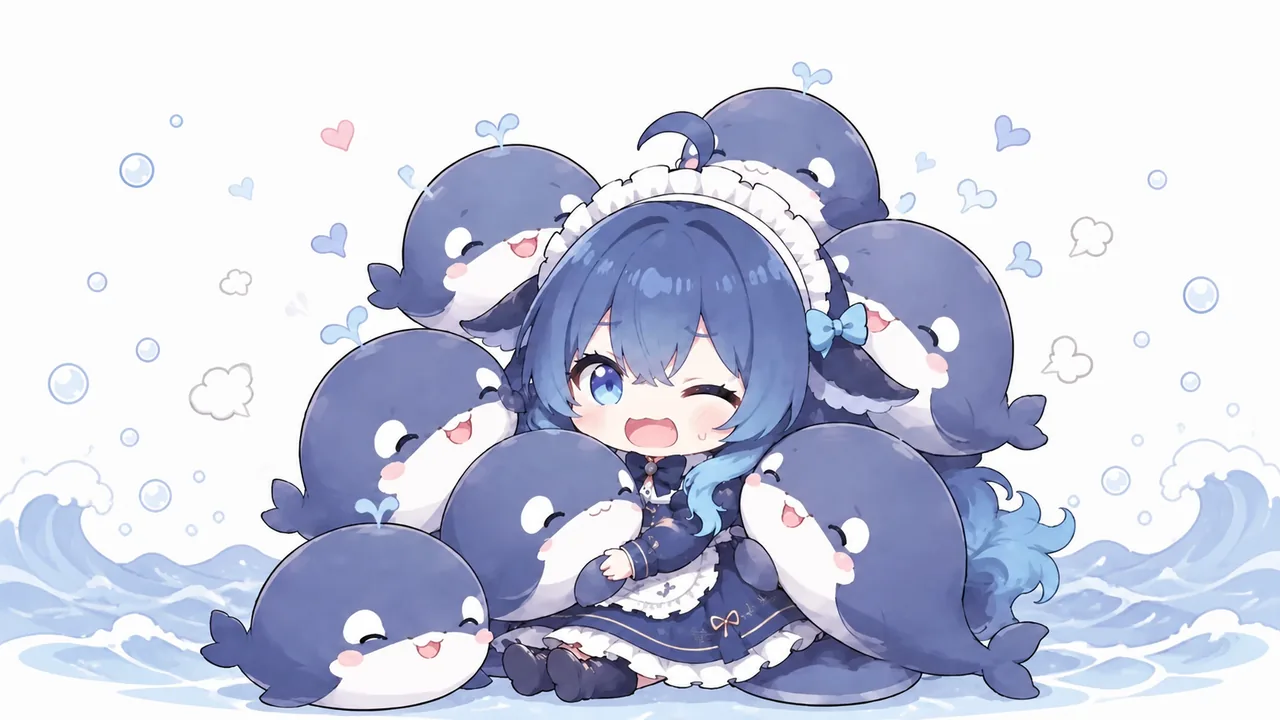
#> input picture android-app/assets-src/bg-cloud-whale-maid.webp, 1280 x 720 px
$ python -i gen_pose_anim2.py   (imports and definitions only)
#> lines starting #> are read from the running program, lines starting #| are printed output that depends on the picture; after the words box and inside, x2 and y2 are one past the last pixel; in counts of white or black regions, pixels touching at a corner belong together
"""Q 版立绘「快答成功」庆祝微动生成器（v2，路线 A：纯程序化位移场，零抠像）。

与 gen_pose_anim.py 的区别
--------------------------
原版只有两条连续正弦：底部加权横摆（尾/裙摆）+ 胸口呼吸带。循环很稳但"没有动作"。
v2 在同一张静态 RGBA 立绘上叠加一次**轻跳**，并把落地读成**压缩-回弹**，再配一点侧倾，
读起来像"开心地原地蹦一下"。仍是纯位移场（不画任何新元素），所以：

  * 输出天然带真 alpha（源图透明区照样透明，不烘背景）；
  * 首末帧天然接得上（所有分量都是 t 的周期函数，t=0 与 t=1 同相）；
  * 无需 ComfyUI/视频模型/抠像节点。

动作时间线（t ∈ [0,1)，25 帧 × 110ms ≈ 2.75s 一圈）
  0.10–0.60  起跳 → 顶点 → 落地（sin 钟形，起落两端都为 0，保证无缝）
  起跳段     身体轻微纵向拉长（sy>1）、顶点附近上半身再多拉一点（"向上够"的手感）
  落地段     压缩（sy<1）后有一次小的二次回弹
  全程       侧倾 ±2.2°（绕脚底 pivot，非中线对齐的摆动更有生命感）
  全程       尾/裙摆横摆（底部加权 + 二次谐波），胸口呼吸（幅度略减，给跳让位）

两个实现要点（v2 修掉/新增）
  1. 变换一律**绕脚底中线 pivot** 做（旋转 + 缩放同一 pivot）⇒ 脚不离地、压缩是往下坐；
  2. RGBA 双线性改**预乘 alpha** ⇒ 彩色不向透明区渗黑边（原版直接在非预乘 RGBA 上插值）。
     ★ v2 初版曾在旋转步误用 (cx, cy) 当 pivot（cy=H/2 ≠ py=H），整体错位 380px 被钳位成抹痕，
       靠 tools 侧 verify_anim.py 的「逐帧不透明包围盒」抓出来的 —— 改这里务必复跑那个脚本。
"""
import os
import sys
from concurrent.futures import ProcessPoolExecutor

import numpy as np
from PIL import Image

HERE = os.path.dirname(os.path.abspath(__file__))
RES = os.path.join(HERE, "..", "android-app", "app", "src", "main", "res")
SRC = os.path.join(RES, "drawable-nodpi")
DST = os.path.join(RES, "raw")

POSES = ["maid", "serious", "shy", "confused", "starry", "cheerful"]
N_FRAMES = 25
DURATION_MS = 110
OUT_H = 760
QUALITY = 72

# ---- 动作调参（改这里就能换性格）----
CHAR_H = 690           # 角色绘制高（画布 760 ⇒ 顶部留 70px 头部空间给跳/拉伸）
HOP_PX = 30            # 单跳基准高（px，会按每跳的 scale 缩放）
# 一圈里蹦两下：单次慢跳在 2.75s 循环里读起来像"飘"，两次短跳才像"开心地连蹦"。
# (起跳时刻, 落地时刻, 幅度系数, 落地压缩系数)
HOPS = [(0.04, 0.28, 1.00, 1.00),
        (0.32, 0.54, 0.74, 0.82),
        (0.58, 0.78, 0.46, 0.62)]
STRETCH = 0.035        # 起跳拉长 / 落地压缩幅度（绕脚底 pivot）
UPPER_STRETCH = 0.020  # 顶点时上半身额外拉长
REBOUND = 0.022        # 落地后二次回弹幅度
TILT_DEG = 2.2         # 侧倾最大角度
SWAY_A1 = 0.011        # 底摆横摆主分量（占画布宽比例）
SWAY_A2 = 0.0042       # 底摆二次谐波
BREATH = 0.0050        # 胸口呼吸（占画布高比例）
PAD = 80               # 采样透明 padding（越界取透明，杜绝钳位拉丝）


def _hop(t):
    """一圈内的若干次钟形跳之和；每个窗口起落两端都为 0 ⇒ 循环无缝。"""
    total = 0.0
    for (t0, t1, amp, _) in HOPS:
        if t0 < t < t1:
            u = (t - t0) / (t1 - t0)
            total += amp * float(np.sin(np.pi * u) ** 1.1)
    return total


def _hop_phase(t):
    """返回当前所处那一次跳的 (u, amp)，供压缩/回弹复用；不在跳窗口内返回 None。"""
    for (t0, t1, amp, sq) in HOPS:
        if t0 <= t <= t1:
            return (t - t0) / (t1 - t0), amp, sq, t1
    return None


def _squash(t):
    """纵向缩放：起跳拉长(>1)、落地压缩(<1)，再加一次落地回弹。"""
    sy = 1.0
    ph = _hop_phase(t)
    if ph is not None:
        u, amp, sq, _ = ph
        sy += STRETCH * sq * np.cos(np.pi * u)     # u=0 拉长，u=1 压缩
    for (t0, t1, amp, sq) in HOPS:                 # 每次落地后的回弹
        if t1 <= t <= t1 + 0.10:
            v = (t - t1) / 0.10
            sy += REBOUND * sq * np.sin(2 * np.pi * v) * (1.0 - v)
    return float(sy)


def frames_for(path):
    im = Image.open(path).convert("RGBA")
    w, h = im.size
#> w = 1280; h = 720
    ow = round(OUT_H * w / h)
#> ow = 1351
    im = im.resize((ow, OUT_H), Image.LANCZOS)
#> im: PIL image 1351x760 RGBA
    arr = np.asarray(im, dtype=np.float32)
    H, W = OUT_H, ow
#> H = 760; W = 1351

    # 源立绘本来就顶天立地（实测 bbox 8..2013 / 高 2019），跳与拉长会把头切出上缘。
    # ⇒ 先把角色按 CHAR_H 缩好、贴底居中放进 H×W 画布，顶部留出头部空间。
    #   代价：角色显示尺寸约为原来的 CHAR_H/OUT_H（约 91%），在 230dp 下约 209dp，肉眼不敏感。
    inset = Image.new("RGBA", (W, H), (0, 0, 0, 0))
#> inset: PIL image 1351x760 RGBA; every value is 0
    ch = CHAR_H
    cw = max(1, round(ch * w / h))
#> cw = 1227
    if cw > W:                      # 极瘦长比例兜底：按宽收敛
        cw = W
        ch = max(1, round(cw * h / w))
    sub = im.resize((cw, ch), Image.LANCZOS)
    inset.paste(sub, ((W - cw) // 2, H - ch), sub)

    # 预乘 alpha：插值在预乘空间做，避免彩色向透明区渗黑
    a0 = np.asarray(inset, dtype=np.float32)
    a = a0[..., 3:4] / 255.0
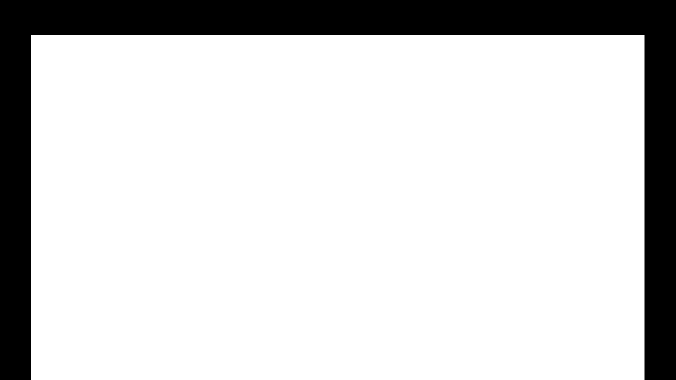
#> a: shape (760, 1351, 1) float32 (shown at 1/2 size); values 0 (black) and 1 (white), 82.5% white; 1 black region, box (x1, y1, x2, y2) and area: (0, 0, 1351, 760) 180130
    pm0 = np.concatenate([a0[..., :3] * a, a0[..., 3:4]], axis=2)
    # 四周补透明 padding：变换后越界采样得到透明，而不是钳在边缘像素上（否则底部鞋子被拉成丝）
    pm = np.zeros((H + 2 * PAD, W + 2 * PAD, 4), dtype=np.float32)
    pm[PAD:PAD + H, PAD:PAD + W] = pm0
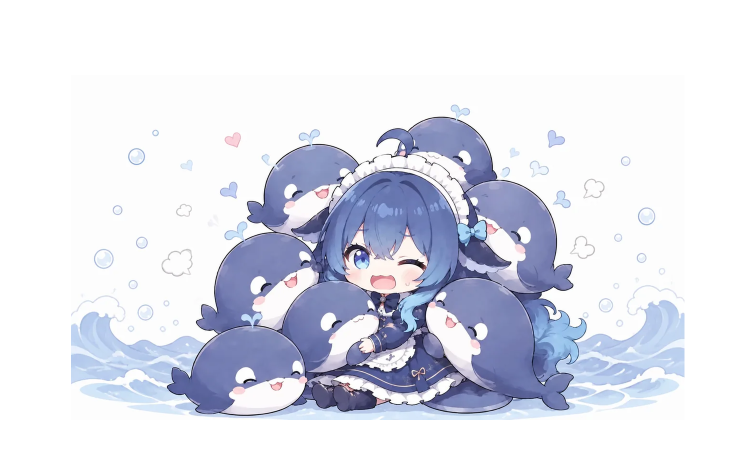
#> pm: shape (920, 1511, 4) float32 (shown at 1/2 size); mean R, G, B, A 123.3, 125.7, 136.3, 155.9; transparent parts drawn white
    PH, PW = pm.shape[0], pm.shape[1]
#> PH = 920; PW = 1511

    ys = np.arange(H, dtype=np.float32)
#> ys = 760 values from 0 to 759
    xs = np.arange(W, dtype=np.float32)
#> xs = 1351 values from 0 to 1350

    # 底摆横摆：底部权重 + 相位滞后；二次谐波让尾尖"甩"起来
    s = (ys / H) ** 1.6
#> s = 760 values from 0 to 0.998
    phase = 1.3 * (ys / H)
    # 呼吸：胸口高斯带
    y0, sig = 0.30 * H, 0.10 * H
    bump = np.exp(-((ys - y0) ** 2) / (2 * sig ** 2))

    # 唯一 pivot：脚底中线（旋转与缩放共用 ⇒ 脚不离地）
    px, py = W / 2.0, float(H)
    # 上半身额外拉长按"角色顶"归一，而不是画布顶
    char_top = float(H - ch)
    norm = np.clip((ys - char_top) / max(1.0, float(ch)), 0.0, 1.0)

    out = []
    for k in range(N_FRAMES):
        t = k / N_FRAMES
        th = 2 * np.pi * t

        hp = _hop(t)
        hop = hp * HOP_PX
        sy = _squash(t)
        sx = 1.0 / np.sqrt(max(sy, 0.5))            # 体积守恒
        rot = np.deg2rad(TILT_DEG * np.sin(th + 0.4))
        upper = UPPER_STRETCH * hp                  # 顶点时上半身额外拉长

        dx = (SWAY_A1 * W * s * np.sin(th + phase)
              + SWAY_A2 * W * s * s * np.sin(2 * th + 1.1 * phase))[:, None]
        dy = (BREATH * H * bump * np.sin(th + 1.6))[:, None]

        X, Y = np.meshgrid(xs, ys)
        # 1) 位移场（尾摆 + 呼吸）：output → source
        X = X - dx
        Y = Y - dy
        # 2) 侧倾：绕脚底 pivot 反向旋转
        ca, sa = np.cos(-rot), np.sin(-rot)
        dX0 = X - px
        dY0 = Y - py
        Xr = px + dX0 * ca - dY0 * sa
        Yr = py + dX0 * sa + dY0 * ca
        # 3) 压缩/拉伸：同一 pivot（脚底），上半身额外拉长
        sy_eff = sy * (1.0 + upper * (1.0 - norm))[:, None]
        Xr = px + (Xr - px) / sx
        Yr = py + (Yr - py) / sy_eff
        # 4) 跳：内容上移 ⇒ 采样点下移
        Yr = Yr + hop

        # 边界夹取（落在 padding 上即为透明）+ 双线性（预乘空间）
        Yr = np.clip(Yr + PAD, 0, PH - 1)
        Xr = np.clip(Xr + PAD, 0, PW - 1)
        y0i = np.clip(np.floor(Yr).astype(np.int32), 0, PH - 1)
        y1i = np.minimum(y0i + 1, PH - 1)
        wy = (Yr - y0i)[..., None]
        x0i = np.clip(np.floor(Xr).astype(np.int32), 0, PW - 1)
        x1i = np.minimum(x0i + 1, PW - 1)
        wx = (Xr - x0i)[..., None]

        f = (pm[y0i, x0i] * (1 - wy) * (1 - wx) +
             pm[y0i, x1i] * (1 - wy) * wx +
             pm[y1i, x0i] * wy * (1 - wx) +
             pm[y1i, x1i] * wy * wx)

        # 反预乘回直通 alpha
        al = np.clip(f[..., 3:4], 0, 255)
        rgb = np.where(al > 0, f[..., :3] * 255.0 / np.maximum(al, 1e-6), 0)
        frame = np.concatenate([np.clip(rgb, 0, 255), al], axis=2)
        out.append(Image.fromarray(np.uint8(frame), "RGBA"))
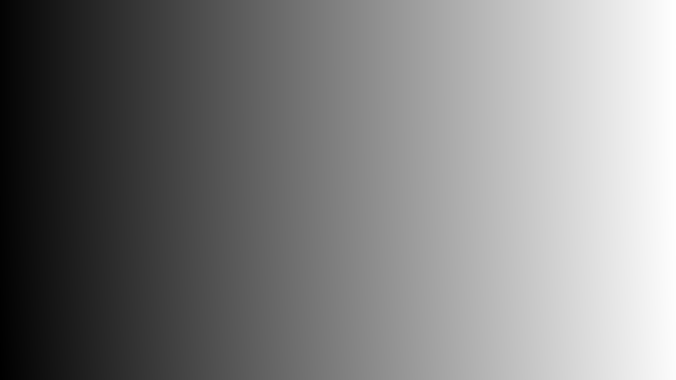
#> X: shape (760, 1351) float32 (shown at 1/2 size); min -17.36, max 1350, mean 670.7; drawn with min black and max white
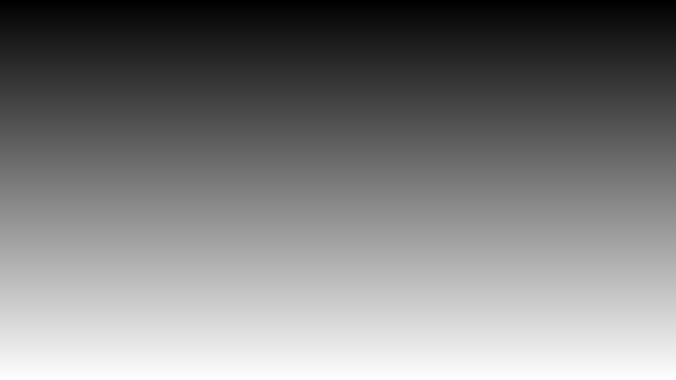
#> Y: shape (760, 1351) float32 (shown at 1/2 size); min -0.0412, max 759, mean 378.6; drawn with min black and max white
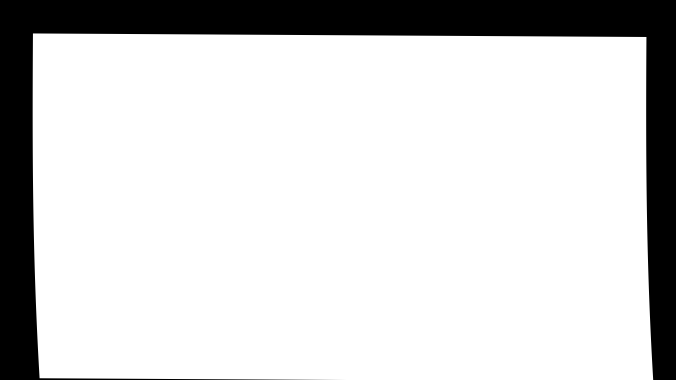
#> al: shape (760, 1351, 1) float64 (shown at 1/2 size); min 0, max 255, mean 209.9
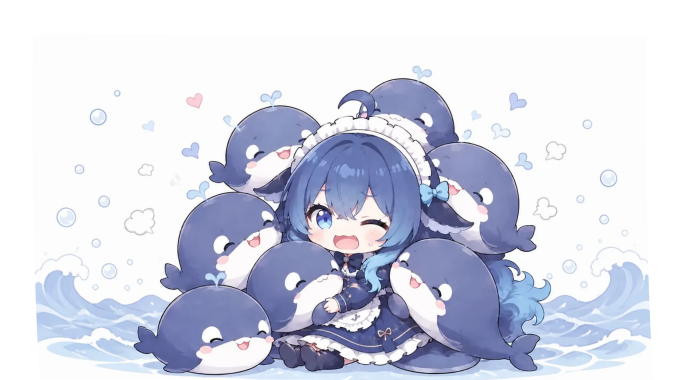
#> frame: shape (760, 1351, 4) float64 (shown at 1/2 size); mean R, G, B, A 166.7, 170, 184.2, 209.9; transparent parts drawn white
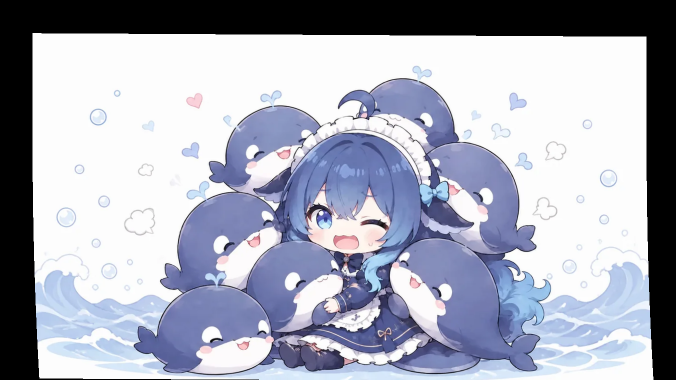
#> rgb: shape (760, 1351, 3) float64 (shown at 1/2 size); mean R, G, B 166.7, 170, 184.2
#> after the loop, out = 25 items
    return out


# [77 lines left out: functions _one, main, not called in this run]


# [2 lines not run here, left out]

>>> result = frames_for('../android-app/assets-src/bg-cloud-whale-maid.webp')
#> result = 25 items
